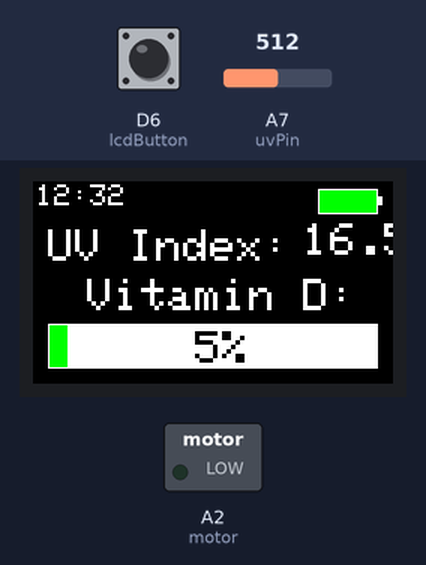
Simulated run of this sketch. Board: Arduino Nano 33 IoT. Parts: 240×135 colour display, switched loads named in the sketch (green lamp = pin HIGH). Dashed ring = blinking. Inputs (shaded band) come from the test bench; at power-on: A7 (uvPin) = 512, D6 (lcdButton) LOW. Pins used as bus, display or sensor lines are not drawn; what the sketch prints to the serial monitor is not drawn.

Above: at 2.3 s.
2.4 s: A7 (uvPin) set to 716
At 3.8 s:
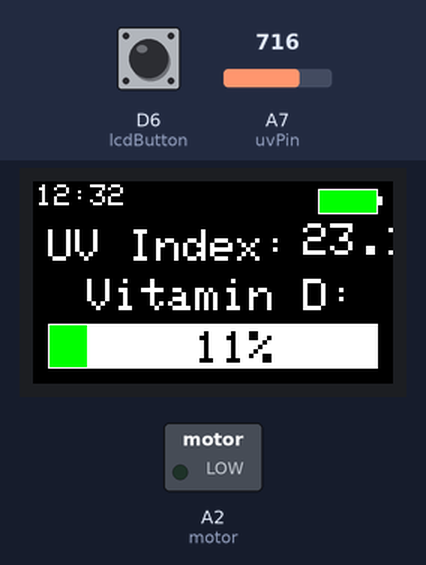
5.7 s: A7 (uvPin) set to 900
At 7.0 s:
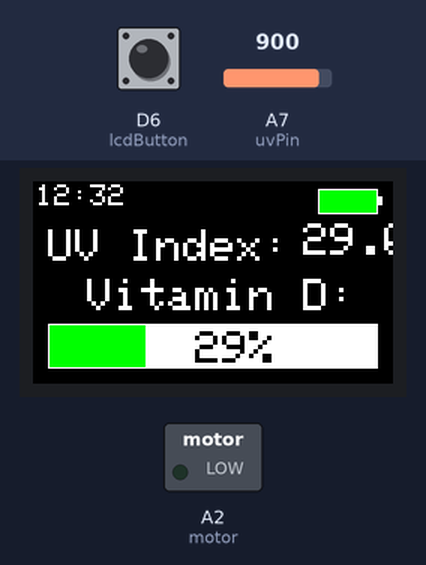
8.7 s: A7 (uvPin) set to 1023
At 18.7 s:
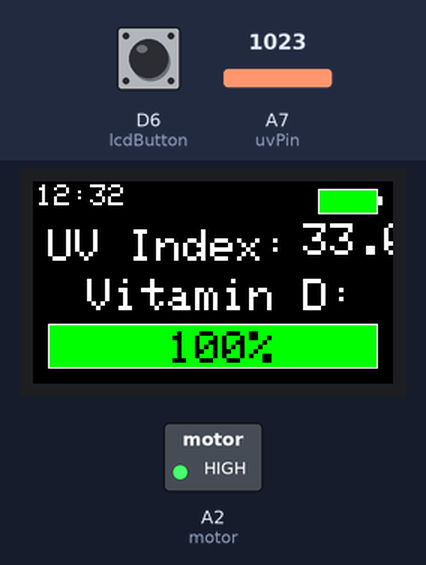
Timing chart, 0 to 20.8 s (numbered marks = the images above; inputs shaded):
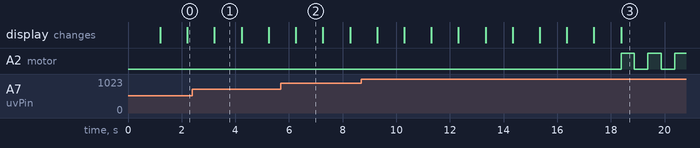

The sketch:

vitDBLE.ino
```cpp
#include <Adafruit_GFX.h>    // Core graphics library
#include <Adafruit_ST7789.h> // Hardware-specific library for ST7789
#include <SPI.h>
#include <ArduinoBLE.h>
#include <EEPROM.h>
#include <SimpleTimer.h>

#define TFT_CS        10
#define TFT_RST       9 // Or set to -1 and connect to Arduino RESET pin
#define TFT_DC        8
#define uvPin         A7
#define lcdButton     6
#define lcdPower      A0
#define motor         16

Adafruit_ST7789 tft = Adafruit_ST7789(TFT_CS, TFT_DC, TFT_RST);
BLEService vitDService("180A"); // BLE Vitamin D Service
BLEStringCharacteristic greetingCharacteristic("2A56", BLERead, 13);
BLEFloatCharacteristic vitDCharacteristic("2A58", BLERead);
BLEStringCharacteristic timeCharacteristic("2A59", BLERead, 13);
BLEFloatCharacteristic uvCharacteristic("2A57", BLEWrite);
static const char* greeting = "Hello";

void setup(void) {
  pinMode(uvPin, INPUT);
  pinMode(lcdButton, INPUT);
  pinMode(lcdPower, OUTPUT);
  pinMode(motor, OUTPUT);
  analogWrite(lcdPower, 255);
  digitalWrite(motor, 0);
  Serial.begin(9600);
  //while (!Serial);
  Serial.print(F("Hello! ST77xx TFT Test"));

  BLE.setLocalName("Vitamin D Watch");  // Set name for connection
  BLE.setAdvertisedService(vitDService); // Advertise service
  vitDService.addCharacteristic(greetingCharacteristic); // Add characteristic to service
  BLE.addService(vitDService); // Add service
  greetingCharacteristic.setValue(greeting); // Set greeting string

  BLE.advertise();  // Start advertising
  Serial.print("Peripheral device MAC: ");
  Serial.println(BLE.address());
  Serial.println("Waiting for connections...");

  tft.init(135, 240);           // Init ST7789 240x135
  tft.setRotation(3);

  Serial.println(F("Initialized"));
  tft.fillScreen(ST77XX_BLACK);
  tft.setTextWrap(false);
  tft.drawRect(190, 5, 40, 17, ST77XX_WHITE);
  tft.fillRect(230, 10, 3, 6, ST77XX_WHITE);
  tft.fillRect(191, 6, 38, 15, ST77XX_GREEN); // 191 6 38 15
  tft.setCursor(2, 2);
  tft.setTextSize(2);
  tft.print("12:32");
  tft.setCursor(10, 32);
  tft.setTextSize(3);
  tft.print("UV Index: ");
  tft.setTextSize(3);
  tft.setCursor(0, 65);
  tft.println("  Vitamin D:");
  tft.fillRect(10, 95, 220, 30, ST77XX_WHITE);
  //tft.fillRect(11, 96, 110, 28, ST77XX_GREEN);  // 11, 96, 218, 28
  //tft.setCursor(90, 100);
  //tft.setTextColor(ST77XX_BLACK);
  //tft.println("100%");       // Testing for now
  delay(1000);
}


void loop(){
  //BLEDevice central = BLE.central();  // Wait for a BLE central to connect
  if (digitalRead(lcdButton)==HIGH) analogWrite(lcdPower,255);     // and turn on the LED
  else analogWrite(lcdPower,0);      // and turn off the LED
  bool batteryLow = 0;
  static bool vitDMet = 0;

  int uvReading = 0;
  float avgReading = 0;
  for (int i = 0; i < 10; i++) {    // does 10 conversions
    uvReading = analogRead(uvPin);    // reads analog value
    avgReading += float(uvReading);   // adds all conversion times together
  }
  /*Normally here you would divide avgReading (which is a measure of output voltage) by 10 but
  because you need to multiply the voltage by 10 to convert it to UV Index, it just makes more
  sense to skip that step and not divide by 10*/
  avgReading = ((avgReading)/1023)*3.3;  // gets Uv Index from UV sensor

  if (lcdPower) {
  //Update UV reading
  tft.fillRect(180, 28, 60, 30, ST77XX_BLACK);  // place black rectangle over old text to "delete" it
  tft.setTextSize(3);
  tft.setTextColor(ST77XX_WHITE);
  tft.setCursor(180, 28);
  //tft.println(String((int)avgReading));  // this will be used during normal use
  tft.println(String(avgReading, 1));  // this is just for testing

  // Vitamin D Percentage
  static float neededVitD = 17;
  static float currVitD = 0;
  if (currVitD >= neededVitD) currVitD = neededVitD;
  static float vitDPercentage = 0;
  vitDPercentage = (currVitD / neededVitD) * 100;
  int progressFill = (int)((vitDPercentage/100)*218);
  tft.fillRect(11, 96, progressFill, 28, ST77XX_GREEN);
  tft.fillRect(11+progressFill, 96, 218-progressFill, 28, ST77XX_WHITE);
  tft.setTextSize(3);
  tft.setTextColor(ST77XX_BLACK);
  tft.setCursor(90, 100);
  if (vitDPercentage == 100) tft.println(String((int)vitDPercentage) + "%");
  else tft.println(" " + String((int)vitDPercentage) + "%");
  currVitD = currVitD + 1.0;  // test
  if (currVitD == neededVitD + 1) {
    currVitD = 0; // test
    vitDMet = 1;
  }
  }

  if (batteryLow || vitDMet) {
    for (int i = 0; i < 3; i++) {
      digitalWrite(motor, 1);
      delay(500);
      digitalWrite(motor, 0);
      delay(500);
    }
    vitDMet = 0;
  }
  else delay(1000);
}
```

Measured:
- what the display in image 1 shows lasts 1.0 s, from 3.2 s to 4.2 s
